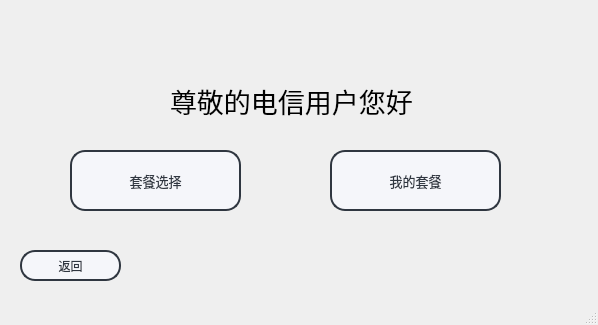
<?xml version="1.0" encoding="UTF-8"?>
<ui version="4.0">
 <class>user_main</class>
 <widget class="QMainWindow" name="user_main">
  <property name="geometry">
   <rect>
    <x>0</x>
    <y>0</y>
    <width>598</width>
    <height>325</height>
   </rect>
  </property>
  <property name="windowTitle">
   <string>用户主界面</string>
  </property>
  <property name="styleSheet">
   <string notr="true"/>
  </property>
  <widget class="QWidget" name="centralwidget">
   <widget class="QLabel" name="label">
    <property name="geometry">
     <rect>
      <x>170</x>
      <y>70</y>
      <width>301</width>
      <height>61</height>
     </rect>
    </property>
    <property name="font">
     <font>
      <pointsize>20</pointsize>
     </font>
    </property>
    <property name="text">
     <string>尊敬的电信用户您好</string>
    </property>
   </widget>
   <widget class="QPushButton" name="pushButton_userplan">
    <property name="geometry">
     <rect>
      <x>70</x>
      <y>150</y>
      <width>171</width>
      <height>61</height>
     </rect>
    </property>
    <property name="font">
     <font>
      <family>微软雅黑</family>
      <pointsize>10</pointsize>
      <italic>false</italic>
      <bold>false</bold>
     </font>
    </property>
    <property name="styleSheet">
     <string notr="true">QPushButton{
	font: 10pt &quot;微软雅黑&quot;;
    color: #2f3640;
    background-color: #f5f6fa;
    border-color: #2f3640;
    border-radius: 15px;
    border-style: solid;
    border-width: 2px;
    padding: 5px;
}

/**鼠标停留在按钮上的样式**/
QPushButton::hover{	
    color: #FFFFFF;
    background-color: #718093;
    border-color: #2f3640;
}

/**鼠标按压下去的样式**/
QPushButton::pressed,QPushButton::checked{
    color: #FFFFFF;
    background-color: qlineargradient(spread:pad, x1:0, y1:0, x2:0, y2:1, stop:0 #273c75, stop:1 #487eb0);
}</string>
    </property>
    <property name="text">
     <string>套餐选择</string>
    </property>
   </widget>
   <widget class="QPushButton" name="pushButton_2">
    <property name="geometry">
     <rect>
      <x>330</x>
      <y>150</y>
      <width>171</width>
      <height>61</height>
     </rect>
    </property>
    <property name="font">
     <font>
      <family>微软雅黑</family>
      <pointsize>10</pointsize>
      <italic>false</italic>
      <bold>false</bold>
     </font>
    </property>
    <property name="styleSheet">
     <string notr="true">QPushButton{
	font: 10pt &quot;微软雅黑&quot;;
    color: #2f3640;
    background-color: #f5f6fa;
    border-color: #2f3640;
    border-radius: 15px;
    border-style: solid;
    border-width: 2px;
    padding: 5px;
}

/**鼠标停留在按钮上的样式**/
QPushButton::hover{	
    color: #FFFFFF;
    background-color: #718093;
    border-color: #2f3640;
}

/**鼠标按压下去的样式**/
QPushButton::pressed,QPushButton::checked{
    color: #FFFFFF;
    background-color: qlineargradient(spread:pad, x1:0, y1:0, x2:0, y2:1, stop:0 #273c75, stop:1 #487eb0);
}</string>
    </property>
    <property name="text">
     <string>我的套餐</string>
    </property>
   </widget>
   <widget class="QPushButton" name="pushButton_3">
    <property name="geometry">
     <rect>
      <x>20</x>
      <y>250</y>
      <width>101</width>
      <height>31</height>
     </rect>
    </property>
    <property name="styleSheet">
     <string notr="true">QPushButton{
	font: 10pt &quot;微软雅黑&quot;;
    color: #2f3640;
    background-color: #f5f6fa;
    border-color: #2f3640;
    border-radius: 15px;
    border-style: solid;
    border-width: 2px;
    padding: 5px;
}

/**鼠标停留在按钮上的样式**/
QPushButton::hover{	
    color: #FFFFFF;
    background-color: #718093;
    border-color: #2f3640;
}

/**鼠标按压下去的样式**/
QPushButton::pressed,QPushButton::checked{
    color: #FFFFFF;
    background-color: qlineargradient(spread:pad, x1:0, y1:0, x2:0, y2:1, stop:0 #273c75, stop:1 #487eb0);
}</string>
    </property>
    <property name="text">
     <string>返回</string>
    </property>
   </widget>
   <widget class="QLabel" name="label_2">
    <property name="geometry">
     <rect>
      <x>-10</x>
      <y>-10</y>
      <width>181</width>
      <height>111</height>
     </rect>
    </property>
    <property name="styleSheet">
     <string notr="true">border-image: url(:/logo_trans.png);</string>
    </property>
    <property name="text">
     <string/>
    </property>
   </widget>
   <widget class="QLabel" name="label_3">
    <property name="geometry">
     <rect>
      <x>340</x>
      <y>10</y>
      <width>221</width>
      <height>71</height>
     </rect>
    </property>
    <property name="styleSheet">
     <string notr="true">border-image: url(:/logo6.png);</string>
    </property>
    <property name="text">
     <string/>
    </property>
   </widget>
  </widget>
  <widget class="QMenuBar" name="menubar">
   <property name="geometry">
    <rect>
     <x>0</x>
     <y>0</y>
     <width>598</width>
     <height>17</height>
    </rect>
   </property>
  </widget>
  <widget class="QStatusBar" name="statusbar"/>
 </widget>
 <resources/>
 <connections/>
</ui>
